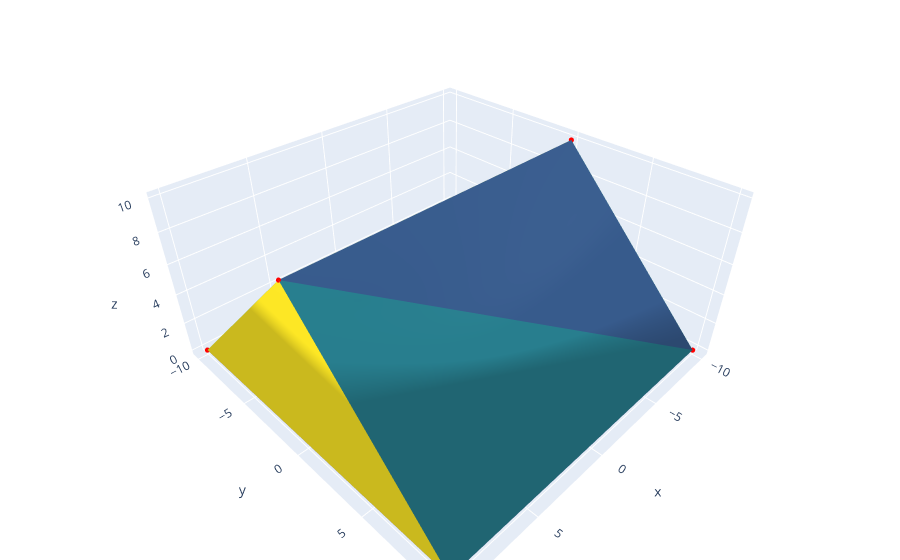

The notebook cell this image was saved under:
### Code cell
from utils import visualize_mesh

visualize_mesh(vertices, faces)

### Figure 1 — Plotly figure (JSON) as saved in the notebook; plotly's stock layout.template omitted (floating-point values rounded to 4 significant figures)
{"data": [{"colorscale": [[0, "#440154"], [0.1111, "#482878"], [0.2222, "#3e4989"], [0.3333, "#31688e"], [0.4444, "#26828e"], [0.5556, "#1f9e89"], [0.6667, "#35b779"], [0.7778, "#6ece58"], [0.8889, "#b5de2b"], [1, "#fde725"]], "i": [0, 3, 5, 5, 0, 1, 4, 2], "intensity": [0, 1, 2, 3, 4, 5, 6, 7], "intensitymode": "cell", "j": [2, 2, 0, 3, 1, 2, 1, 3], "k": [1, 0, 4, 0, 4, 5, 5, 5], "opacity": 1, "showscale": false, "type": "mesh3d", "x": [-10.0, -10.0, 10.0, 10.0, -10.0, 10.0], "y": [10.0, -10.0, -10.0, 10.0, 0.0, 0.0], "z": [0.0, 0.0, 0.0, 0.0, 10.0, 10.0]}, {"marker": {"color": "red", "size": 3}, "mode": "markers", "name": "vertices", "type": "scatter3d", "x": [-10.0, -10.0, 10.0, 10.0, -10.0, 10.0], "y": [10.0, -10.0, -10.0, 10.0, 0.0, 0.0], "z": [0.0, 0.0, 0.0, 0.0, 10.0, 10.0]}], "layout": {"margin": {"b": 0, "l": 0, "r": 0, "t": 0}, "scene": {"aspectmode": "data"}}}
